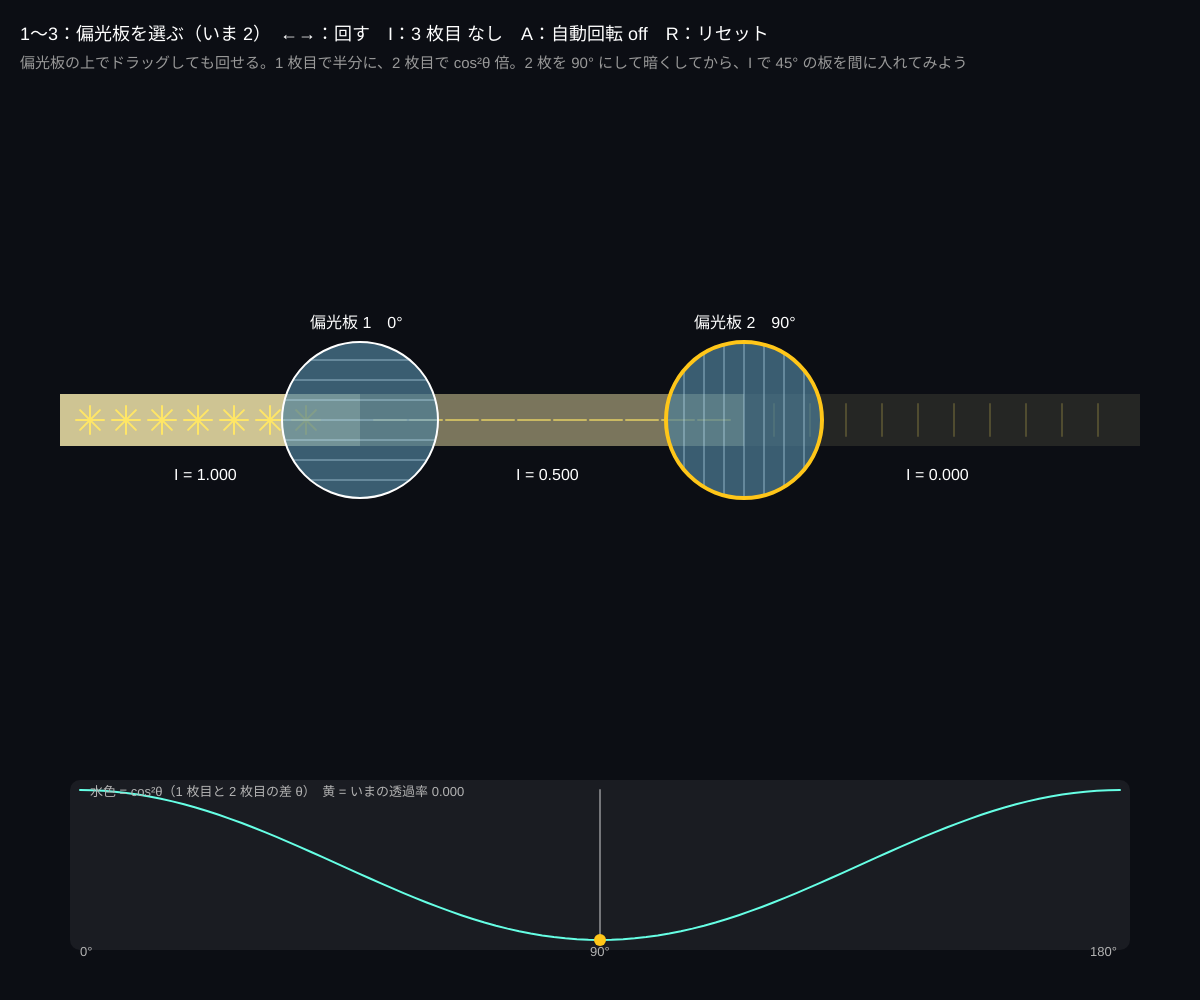
Frame 1 (no input)
Frame 60 (no input): identical to frame 1, image omitted
Frame 120 (the mouse pressed at the canvas centre since frame 60): identical to frame 1, image omitted

The p5.js sketch that drew this single still picture (run headless with seeded random() and noise() and a simulated clock; from frame 60 on, the mouse is pressed at the canvas centre):

// p5.js sketch
// ── sketch.js
// ============================================
// 09 偏光とマリュスの法則
// 光は横波。偏光板は「ある向きの振動」だけを通す
//   偏光板を 2 枚重ねたときの透過する強さ：  I = I0 cos²θ   （θ = 2 枚の向きの差）   ← マリュスの法則
//   90° で真っ暗。でも間に 45° の 3 枚目を入れると光が通る！（通すたびに向きが変わる）
// 偏光板の上でドラッグ = 回す / 1〜3 = 偏光板を選ぶ、←→ = 選んだ板を回す / I = 3 枚目を入れる・抜く / A = 自動で回す / R = リセット
// ============================================

let pol = [{ th: 0 }, { th: 90 }, { th: 45 }];   // 偏光板の向き（度）：[0] 1 枚目、[1] 2 枚目、[2] 真ん中の 3 枚目
let useThird = false;
let selected = 1;
let autoRot = false;
let dragIdx = -1;

function setup() {
  createCanvas(windowWidth, windowHeight);
  colorMode(HSB, 360, 100, 100, 100);
}

// 画面上の偏光板の位置（順番どおり）
function stations() {
  let y = height * 0.42;
  let list = [{ idx: 0, x: width * 0.3 }];
  if (useThird) list.push({ idx: 2, x: width * 0.5 });
  list.push({ idx: 1, x: width * (useThird ? 0.7 : 0.62) });
  return list.map((s) => ({ ...s, y }));
}

// ★ 各段の光の強さと偏光の向きを計算（マリュスの法則を順に適用）
function propagate() {
  let st = stations();
  let out = [{ I: 1, th: null }];                 // 偏光板の前：強さ 1、無偏光
  let I = 0.5, th = pol[st[0].idx].th;            // 1 枚目：無偏光の半分が通る
  out.push({ I, th });
  for (let k = 1; k < st.length; k++) {
    let t2 = pol[st[k].idx].th;
    let dth = radians(t2 - th);
    I *= Math.cos(dth) * Math.cos(dth);
    th = t2;
    out.push({ I, th });
  }
  return { st, out };
}

function draw() {
  background(230, 40, 8);
  if (autoRot) pol[1].th = (pol[1].th + 0.6) % 360;
  let { st, out } = propagate();
  let y = st[0].y, r = 78;

  // 光の帯（強さで明るさ、偏光の向きを小さな線で描く）
  let xs = [60, ...st.map((s) => s.x), width - 60];
  for (let k = 0; k < out.length; k++) {
    let x0 = xs[k], x1 = xs[k + 1];
    let I = out[k].I;
    noStroke(); fill(50, 30, 100, 10 + 70 * I);
    rect(x0, y - 26, x1 - x0, 52);
    // 振動の向き
    stroke(50, 60, 100, 20 + 80 * I); strokeWeight(2);
    for (let x = x0 + 30; x < x1 - 20; x += 36) {
      if (out[k].th === null) { for (let a = 0; a < 180; a += 45) line(x - 14 * Math.cos(radians(a)), y - 14 * Math.sin(radians(a)), x + 14 * Math.cos(radians(a)), y + 14 * Math.sin(radians(a))); }
      else { let a = radians(out[k].th); line(x - 16 * Math.cos(a), y - 16 * Math.sin(a), x + 16 * Math.cos(a), y + 16 * Math.sin(a)); }
    }
    noStroke(); fill(0, 0, 100); textSize(16);
    text('I = ' + nf(I, 1, 3), (x0 + x1) / 2 - 36, y + 60);
  }

  // 偏光板
  for (let s of st) {
    let p = pol[s.idx];
    let sel = s.idx === selected;
    noStroke(); fill(200, 50, 60, 70); circle(s.x, s.y, r * 2);
    stroke(200, 20, 100, 60); strokeWeight(1);
    for (let k = -3; k <= 3; k++) {                       // 通す向きの縞
      let off = k * 20, a = radians(p.th);
      let L = Math.sqrt(Math.max(0, r * r - off * off));
      line(s.x - L * Math.cos(a) - off * Math.sin(a), s.y - L * Math.sin(a) + off * Math.cos(a), s.x + L * Math.cos(a) - off * Math.sin(a), s.y + L * Math.sin(a) + off * Math.cos(a));
    }
    noFill(); stroke(sel ? 45 : 0, sel ? 90 : 0, 100); strokeWeight(sel ? 4 : 2); circle(s.x, s.y, r * 2);
    noStroke(); fill(0, 0, 100); textSize(16);
    text('偏光板 ' + (s.idx + 1) + '　' + nf(((p.th % 360) + 360) % 360, 1, 0) + '°', s.x - 50, s.y - r - 14);
  }

  // 透過率のグラフ：θ（2 枚の差）に対する cos²θ、現在の点
  let gx = 80, gy = height - 60, gw = width - 160, gh = 150;
  noStroke(); fill(0, 0, 100, 6); rect(gx - 10, gy - gh - 10, gw + 20, gh + 20, 10);
  noFill(); stroke(170, 60, 100); strokeWeight(2);
  beginShape();
  for (let th = 0; th <= 180; th += 2) vertex(gx + th / 180 * gw, gy - Math.cos(radians(th)) ** 2 * gh);
  endShape();
  let dth = Math.abs(((pol[1].th - pol[0].th) % 180 + 180) % 180);
  let Inow = out[out.length - 1].I / 0.5;
  stroke(0, 0, 100, 40); line(gx + dth / 180 * gw, gy, gx + dth / 180 * gw, gy - gh);
  noStroke(); fill(45, 90, 100); circle(gx + dth / 180 * gw, gy - Inow * gh, 12);
  fill(0, 0, 70); textSize(13);
  text('0°', gx, gy + 16); text('90°', gx + gw / 2 - 10, gy + 16); text('180°', gx + gw - 30, gy + 16);
  text('水色 = cos²θ（1 枚目と 2 枚目の差 θ）　黄 = いまの透過率 ' + nf(Inow, 1, 3) + (useThird ? '（3 枚目のおかげで曲線から外れる）' : ''), gx + 10, gy - gh + 6);

  fill(0, 0, 100); textSize(18);
  text('1〜3：偏光板を選ぶ（いま ' + (selected + 1) + '）　←→：回す　I：3 枚目 ' + (useThird ? 'あり' : 'なし') + '　A：自動回転 ' + (autoRot ? 'ON' : 'off') + '　R：リセット', 20, 40);
  fill(0, 0, 60); textSize(15);
  text('偏光板の上でドラッグしても回せる。1 枚目で半分に、2 枚目で cos²θ 倍。2 枚を 90° にして暗くしてから、I で 45° の板を間に入れてみよう', 20, 68);
}

function mousePressed() {
  for (let s of stations()) if (Math.hypot(mouseX - s.x, mouseY - s.y) < 90) { dragIdx = s.idx; selected = s.idx; }
}
function mouseDragged() {
  if (dragIdx < 0) return;
  let s = stations().find((q) => q.idx === dragIdx);
  pol[dragIdx].th = degrees(Math.atan2(mouseY - s.y, mouseX - s.x));
}
function mouseReleased() { dragIdx = -1; }
function keyPressed() {
  if (key === '1') selected = 0;
  if (key === '2') selected = 1;
  if (key === '3') { useThird = true; selected = 2; }
  if (key === LEFT_ARROW) pol[selected].th -= 3;
  if (key === RIGHT_ARROW) pol[selected].th += 3;
  if (key === 'i' || key === 'I') useThird = !useThird;
  if (key === 'a' || key === 'A') autoRot = !autoRot;
  if (key === 'r' || key === 'R') { pol = [{ th: 0 }, { th: 90 }, { th: 45 }]; useThird = false; autoRot = false; }
}

// ---------- やってみよう ----------
// 1. 2 枚を 90° にして真っ暗にする。I で 3 枚目を入れて 45° に回すと、どれくらい光が戻る？（0.5 × cos²45° × cos²45° = 0.125）
// 2. 3 枚目を 0°、90° にすると光は通らない。通るのは「間の角度」のときだけ。なぜ？
// 3. 板を 10 枚にして 9° ずつ回したら、どれくらい通る？（propagate を改造して計算）
// 4. 液晶ディスプレイは「偏光板 2 枚 + 向きを変える液晶」。スマホの画面を偏光サングラスごしに回して見てみよう
